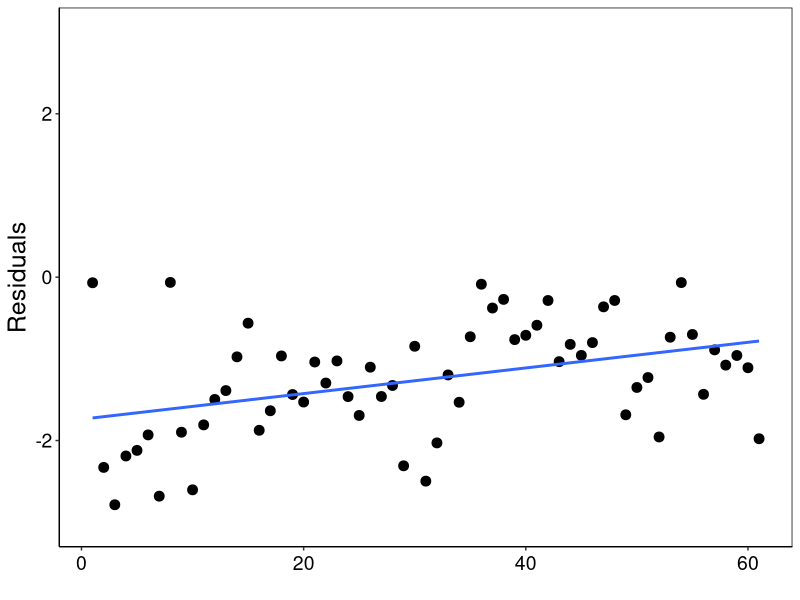
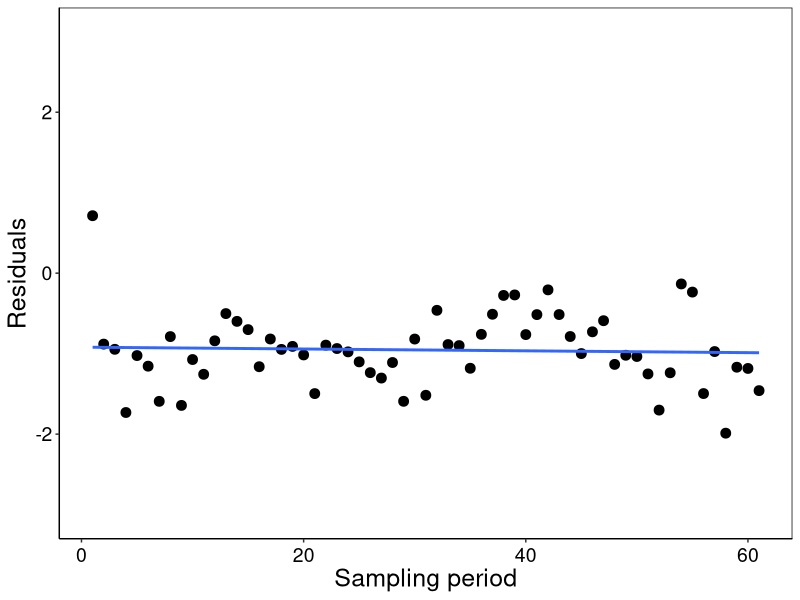
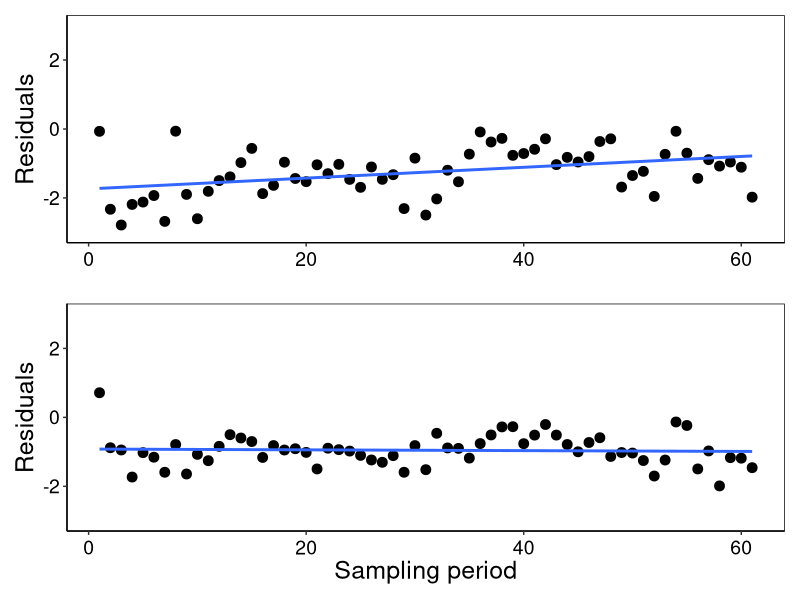
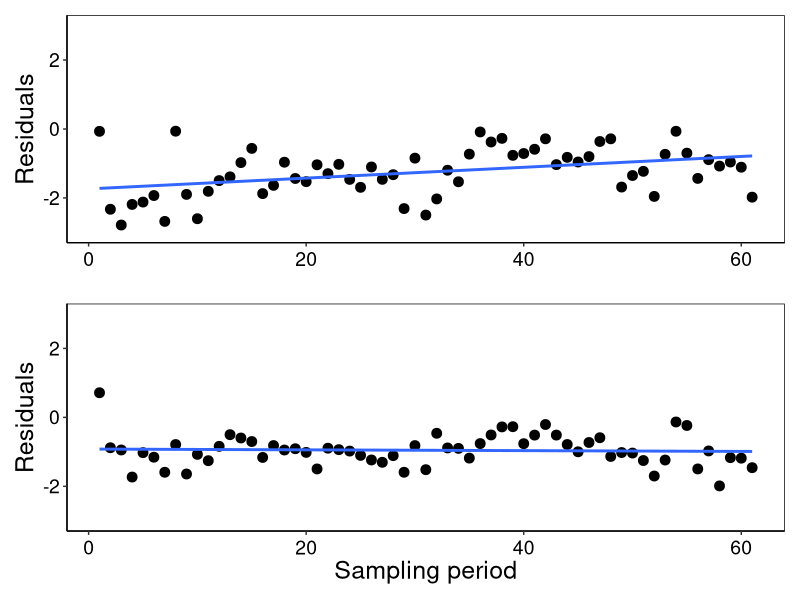

Generate these figures, in order, with R: (Note: this script raises an error after producing the figures.)




#--------------------------------------------
# Linear model variables post huricanes
# 02 May 2020
#PEGF
#--------------------------------------------
#

library(modelr)
library(ggplot2)
library(dplyr)
library(patchwork)

LeafLitter<- read.csv("01 Leaflitter.csv")
LeafLitter


# Lm QPA Leaf Litter ------------------------------------------------------

LeafLitter <- LeafLitter %>% select(TimeLeaf,QPALeaflitter,QPBLeaflitter )
LeafLitter <- na.omit(LeafLitter)
LeafLitter

QPALeaf.mod  <- lm(QPALeaflitter ~ TimeLeaf, data=LeafLitter)
summary(QPALeaf.mod)

LeafLitter$QPAresid<- QPALeaf.mod$resid
LeafLitter

1/apply(LeafLitter, 2, sd)

p1 <- ggplot(LeafLitter,aes(TimeLeaf ,
                y=QPALeaflitter))+
  geom_point(size = 3) + 
  geom_smooth(method=lm,se=FALSE) +
  
  xlab('') + ylab("Residuals") + # axis x
  
  theme(axis.title.y = element_text(size = 18, angle = 90)) +

  theme(axis.text.x=element_text(angle=0, size=14, vjust=0.5, color="black")) + #subaxis x
  theme(axis.text.y=element_text(angle=0, size=14, vjust=0.5, color="black")) + #subaxis y

  ylim(-3,3) +
  
  theme(panel.grid.major = element_blank(), panel.grid.minor = element_blank(),
        panel.background = element_blank(), axis.line = element_line(colour = "black")) +
  theme(panel.border = element_rect(colour = "black", fill=NA, size=0.5))
p1

  # Lm QPB Leaf Litter ------------------------------------------------------

QPBLeaf.mod <- lm(QPBLeaflitter ~ TimeLeaf, data=LeafLitter)
summary(QPBLeaf.mod)

LeafLitter$QPBresid<- QPBLeaf.mod$resid
LeafLitter

1/apply(LeafLitter, 2, sd)


p2 <- ggplot(LeafLitter,aes(TimeLeaf ,
                           y=QPBLeaflitter))+
  geom_point(size = 3) + 
  geom_smooth(method=lm,se=FALSE) +
  
  xlab('Sampling period')+ ylab("Residuals") +
  theme(axis.title.x = element_text(size = 18, angle = 00)) + # axis x
  theme(axis.title.y = element_text(size = 18, angle = 90)) +
  
  theme(axis.text.x=element_text(angle=0, size=14, vjust=0.5, color="black")) + #subaxis x
  theme(axis.text.y=element_text(angle=0, size=14, vjust=0.5, color="black")) + #subaxis y

ylim(-3,3) +
  theme(panel.grid.major = element_blank(), panel.grid.minor = element_blank(),
        panel.background = element_blank(), axis.line = element_line(colour = "black")) +
  theme(panel.border = element_rect(colour = "black", fill=NA, size=0.5))
p2

leaf <- p1 / p2
leaf
leaf + ggsave("Leaf.jpeg", width=6, height=10,dpi=600)



# Long-term ---------------------------------------------------------------

LeafLitter<- read.csv("01 Leaflitter.csv")
LeafLitter

# QPA
p3 <- ggplot(LeafLitter,aes(TimeLeaf ,
                            y=QPALeaf ))+
  
  annotate("text", x = 26.3, y = 9.8, label = "? H. Maria",colour = "black", size = 5) +
  geom_segment(aes(x=19, xend = 19 , y=9, yend = 10), size=1.5,color = "red", arrow = arrow(length = unit(0.4,"cm")))+
  annotate("text", x = 11.5, y = 6, label = "H. Irma",colour = "black", size = 5) +
  annotate(geom = "rect",xmin=1,xmax=78,ymin=1.136391643,ymax=1.524018959,alpha = 0.4,fill = "grey") +
  
  geom_point() + 
  geom_line() +
  geom_errorbar(aes(ymin=QPALeaf-QPAsdLeaf   , ymax=QPALeaf+QPAsdLeaf), width=.2,
                position=position_dodge(0.05)) + 
  geom_segment(aes(x = 1, y = 1.33, xend = 16, yend = 1.33))+
  geom_segment((aes(x = 17, y = 1.33, xend = 78, yend = 1.33)), color="red", linetype="dashed", size=1) + 

  xlab('')+ ylab("Mean litter input rate ("*g~m^-2~d^-1*")") +
  theme(axis.title.y = element_text(size = 18, angle = 90)) +
  
  theme(axis.text.x=element_text(angle=0, size=14, vjust=0.5, color="black")) + #subaxis x
  theme(axis.text.y=element_text(angle=0, size=14, vjust=0.5, color="black")) + #subaxis y
  
  ylim(0,10) +
  
  theme(panel.grid.major = element_blank(), panel.grid.minor = element_blank(),
        panel.background = element_blank(), axis.line = element_line(colour = "black")) +
  theme(panel.border = element_rect(colour = "black", fill=NA, size=0.5))

p3

# QPB

p4 <- ggplot(LeafLitter,aes(TimeLeaf ,
                           y=QPBLeaf))+
  annotate("text", x = 26.3, y = 9.8, label = "? H. Maria",colour = "black", size = 5) +
  geom_segment(aes(x=19, xend = 19 , y=9, yend = 10), size=1.5,color = "red", arrow = arrow(length = unit(0.4,"cm")))+
  # annotate(geom = "point", x = 19, y = 9.7,colour = "red",size=3) +
  annotate("text", x = 11.5, y = 8.5, label = "H. Irma",colour = "black", size = 5) +
  annotate(geom = "rect",xmin=1,xmax=78,ymin=1.042275203,ymax=1.759151731,alpha = 0.4,fill = "grey") +
  
  geom_point() + 
  geom_line() +
  geom_errorbar(aes(ymin=QPBLeaf-QPBsdLeaf   , ymax=QPBLeaf+QPBsdLeaf), width=.2,
                position=position_dodge(0.05)) + 
  geom_segment(aes(x = 1, y = 1.40, xend = 16, yend = 1.40))+
  geom_segment((aes(x = 17, y = 1.40, xend = 78, yend = 1.40)), color="red", linetype="dashed", size=1) + 

  xlab('Sampling period')+ ylab("Mean litter input rate ("*g~m^-2~d^-1*")") +
  theme(axis.title.x = element_text(size = 18, angle = 00)) + # axis x
  theme(axis.title.y = element_text(size = 18, angle = 90)) +
  
  theme(axis.text.x=element_text(angle=0, size=14, vjust=0.5, color="black")) + #subaxis x
  theme(axis.text.y=element_text(angle=0, size=14, vjust=0.5, color="black")) + #subaxis y
  
  ylim(0,10) +
  
  theme(panel.grid.major = element_blank(), panel.grid.minor = element_blank(),
        panel.background = element_blank(), axis.line = element_line(colour = "black")) +
  theme(panel.border = element_rect(colour = "black", fill=NA, size=0.5))

p4



leaf <- p3 / p4
leaf
leaf + ggsave("LeafMean1.jpeg", width=6, height=10,dpi=600)


